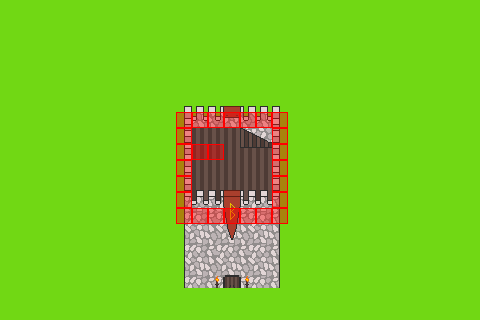

Below is a game level as drawn by its tile map, then a one-line description and the .tmx that defines it (tile-layer data replaced by summaries):
An orthogonal 30x20 tile map with 16x16 px tiles, 5 tile layers (Below, Ground, Onground, Above, ...), 3 tilesets and 2 objects (2x castle_floor_1).

<map version="1.10" tiledversion="1.10.1" orientation="orthogonal" renderorder="right-down" width="30" height="20" tilewidth="16" tileheight="16" infinite="0" nextlayerid="10" nextobjectid="3">
 <tileset firstgid="1" source="../Tile Sets/castle_floor_2.tsx" />
 <tileset firstgid="85" source="../Tile Sets/Road.tsx" />
 <tileset firstgid="141" source="../Tile Sets/Special.tsx" />
 <layer id="3" name="Below" width="30" height="20">
  <data>[600 cells, 600 non-empty, 1 distinct tile ids]</data>
 </layer>
 <objectgroup id="9" name="Enemies" />
 <layer id="1" name="Ground" width="30" height="20">
  <data>[600 cells, 45 non-empty, 35 distinct tile ids]</data>
 </layer>
 <layer id="8" name="Onground" width="30" height="20">
  <data>[600 cells, 0 non-empty, 0 distinct tile ids]</data>
 </layer>
 <layer id="2" name="Above" width="30" height="20">
  <data>[600 cells, 49 non-empty, 49 distinct tile ids]</data>
 </layer>
 <layer id="5" name="Collisions" width="30" height="20">
  <data>[600 cells, 26 non-empty, 1 distinct tile ids]</data>
 </layer>
 <objectgroup id="6" name="Spawns">
  <object id="1" name="castle_floor_1" gid="142" x="224" y="144" width="16" height="16">
   <properties>
    <property name="Direction" type="int" value="3" />
   </properties>
  </object>
 </objectgroup>
 <objectgroup id="7" name="Doors">
  <object id="2" name="castle_floor_1" gid="143" x="208" y="144" width="16" height="16" />
 </objectgroup>
</map>